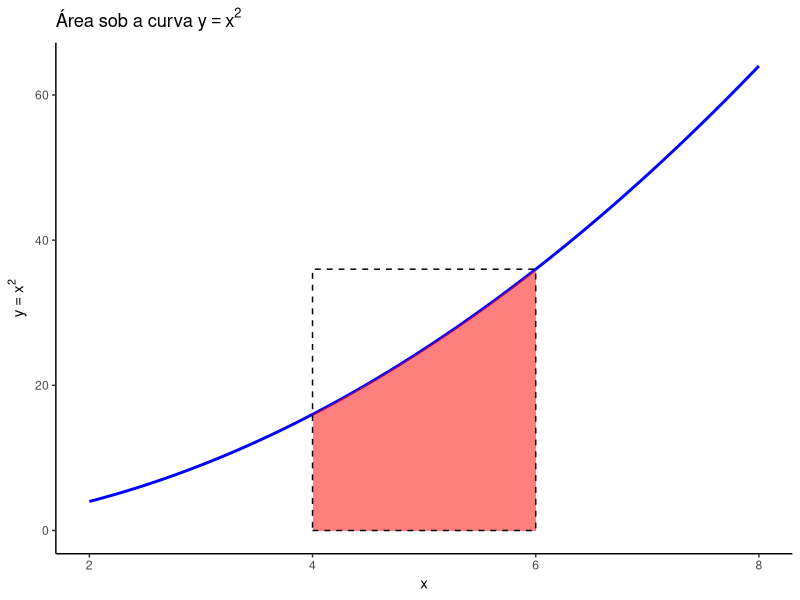
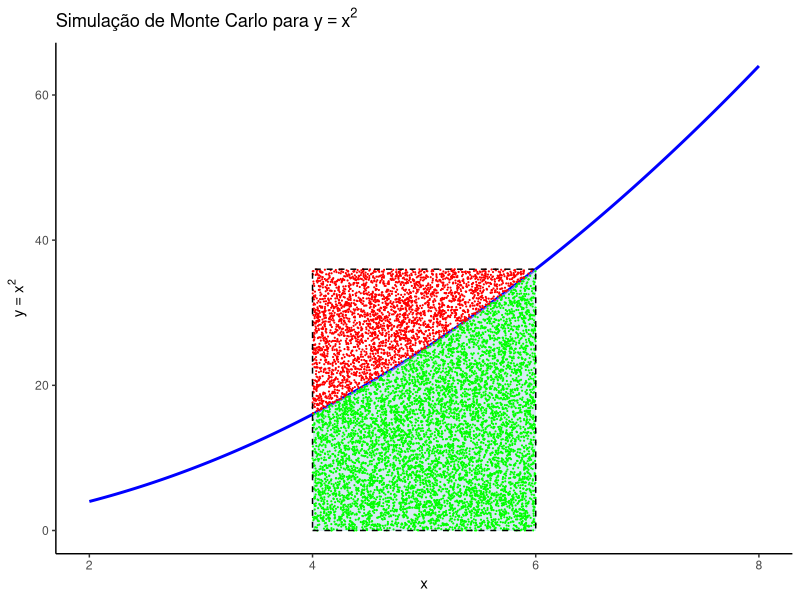
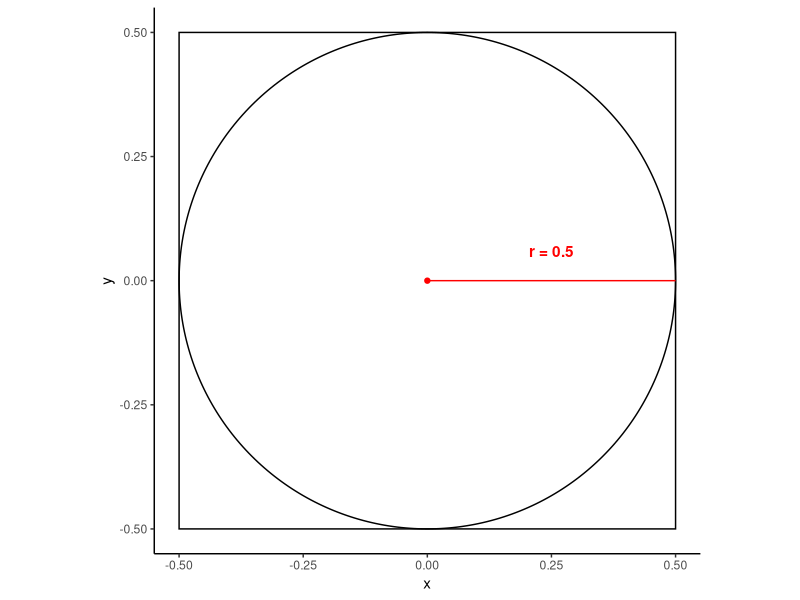
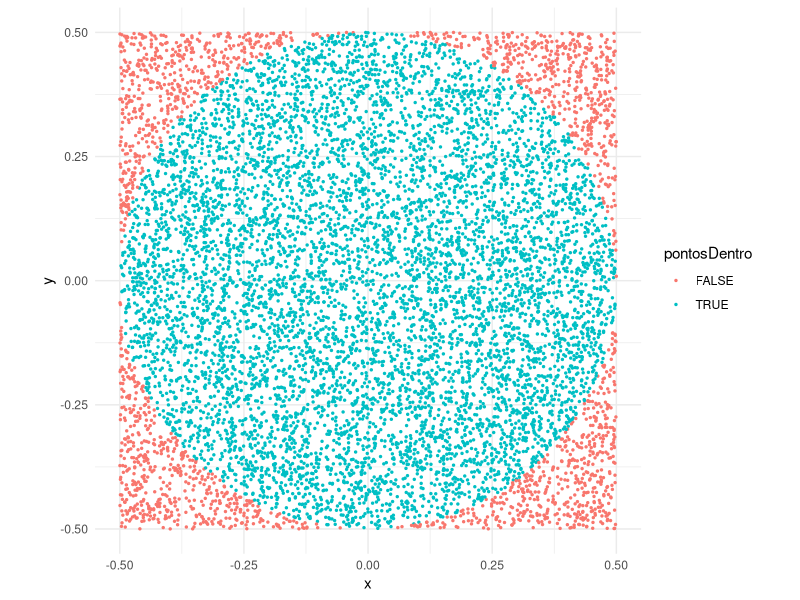
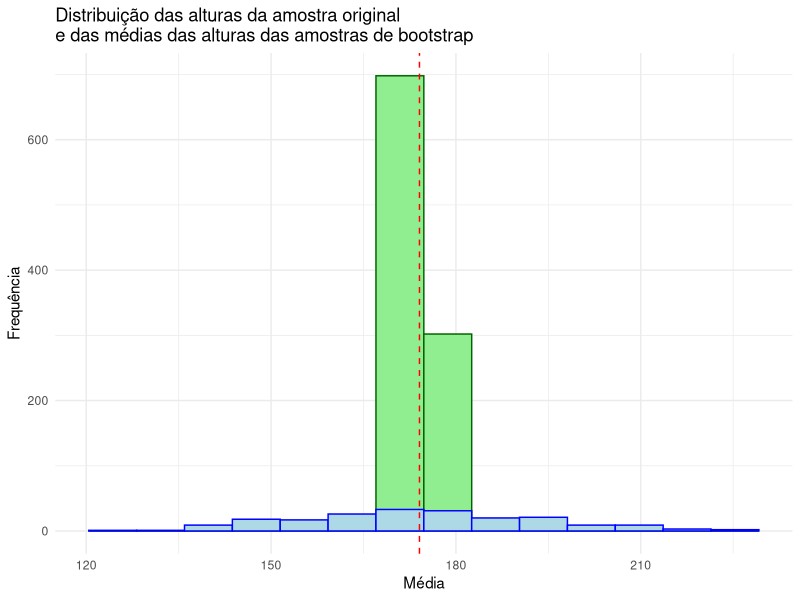
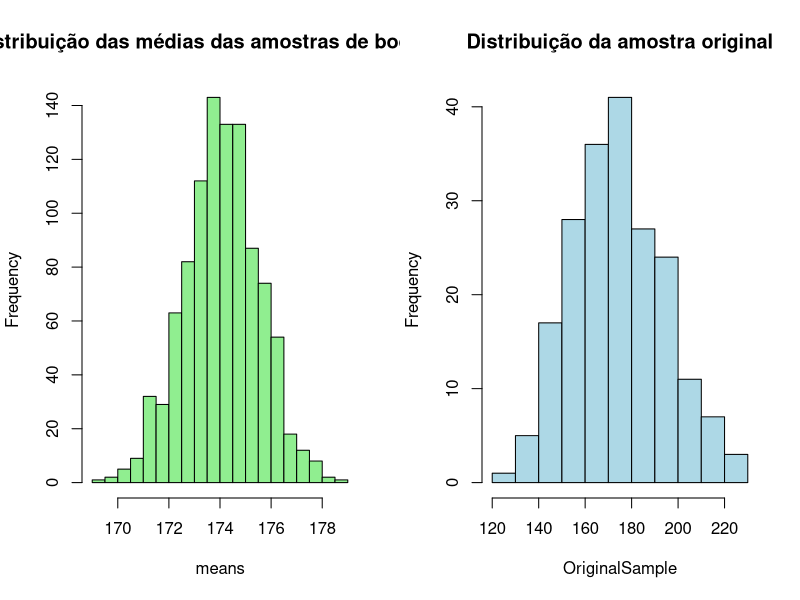

Here is the R script that generated these plots, in order:
## ---- chunk 1
library(ggplot2)
library(ggforce)
library(dplyr)
## ---- chunk 2
# cria uma sequencia crescente de 1 a 10
x2 <- c(1:10)
x2
## ---- chunk 3
# cria uma sequencia decrescente de 20 a 10
x3 <- c(20:10)
x3
## ---- chunk 4
# cria uma sequencia de 1 a 10
# depois insere o número 20, 
# e depois cria uma nova sequencia de 30 a 40
x4 <- c(1:10, 20, 30:40)
x4
## ---- chunk 5
#cria uma sequencia de 1 a 10, aumentando 1 de cada vez, explicitando os argumentos
seq(from = 1, to = 10, by = 1)
## ---- chunk 6
#cria uma sequencia de 1 a 10, aumentando 1 de cada vez
seq(1, 10, 1)
## ---- chunk 7
# cria uma sequencia de 1 a 10 aumentando 0.5 de cada vez
seq(1, 10, 0.5)
## ---- chunk 8
# cria uma sequencia de 5 até 1, diminuindo 0.2 a cada vez
seq(5, 1, -0.2)
## ---- chunk 9
# Replicar o número 5, três vezes
rep(5, times = 3)
## ---- chunk 10
# Replicar cada elemento do vetor c(1, 2, 3) duas vezes
rep(c(1, 2, 3), each = 2)
## ---- chunk 11
# Replicar 1 duas vezes, 2 três vezes e 3 quatro vezes
rep(c(1, 2, 3), times = c(2, 3, 4))
## ---- chunk 12
# Gerar 10 números aleatórios uniformemente distribuídos
# Repetir esse processo 5 vezes com replicate
replicate(5, runif(10))
## ---- chunk 13
# replicando usando o pipe
runif(10) |>
  replicate(n=5)
## ---- chunk 14
# cria o objeto moeda
moeda <- c("cara","coroa")

# Simular o lançamento de uma moeda 2 vezes
sample(moeda, 2, replace = TRUE)
## ---- chunk 15
# replicando 5 vezes os dois lançamentos
replicate(n = 5, sample(moeda, 2, replace = TRUE))
## ---- chunk 16
# Selecionando, de forma aleatória, 5 números entre 1 e 10
x <- 1:10
sample(x, 5)
## ---- chunk 17
set.seed(5)
x <- 1:10
sample(x, 5)
## ---- chunk 18
x <- 1:100
sample(x, 5)
## ---- chunk 19
sample(1:6, 2, replace = TRUE)
## ---- chunk 20
# Replicando 10 vezes a amostragem de 2 números entre 1 e 6
x <- 1:6
replicate(n = 10, sample(x, 2, replace = TRUE))
## ---- chunk 21
replicate(10, sample(1:6, 2, replace = TRUE))
## ---- chunk 22
sample(1:6, 2, replace = TRUE) |>
  replicate(n = 10)
## ---- chunk 23
# cria um conjunto de números distribuidos de forma normal com média = 0 e desvio padrão = 1
x <- rnorm(100) 
# Sorteia 5 desses números
sample(x, 5)
## ---- chunk 24
rnorm(100) |> sample(5)
## ---- chunk 25
moeda <- c("cara", "coroa")
sample(moeda, 1)
## ---- chunk 26
# Definindo parâmetros do modelo
numero_de_rodadas <- 10000
numero_vencedor   <- 7

# Simulando a roleta
set.seed(123)  # Para reprodutibilidade
resultados <- sample(0:36, numero_de_rodadas, replace = TRUE)

# Contando quantas vezes saiu o número vencedor
vitorias <- sum(resultados == numero_vencedor)

# Calculando a proporção de vitórias
proporcao_vitorias <- vitorias / numero_de_rodadas

# Exibindo resultados
cat("Proporção de vitórias ao apostar no número 7:", proporcao_vitorias, "\n")

## ---- chunk 27
# Definindo a função
f <- function(x) x^2

# Definindo os limites
x_min <- 4
x_max <- 6
x_range <- c(2, 8)  # Intervalo total para o gráfico
y_max <- f(x_max)

# Criando uma sequência de valores x para a curva
x <- seq(x_range[1], x_range[2], length.out = 1000)
y <- f(x)

# Dados para a área sob a curva
x_area <- seq(x_min, x_max, length.out = 1000)
y_area <- f(x_area)

# Criando o gráfico
ggplot(data = data.frame(x, y), aes(x = x, y = y)) +
  geom_line(color = "blue", linewidth = 1) +  # Curva y = x^2
  geom_ribbon(data = data.frame(x = x_area, ymin = 0, ymax = y_area),
              aes(x = x, ymin = ymin, ymax = ymax),
              fill = "red", alpha = 0.5) +  # Área sob a curva
  annotate("rect", xmin = x_min, xmax = x_max, ymin = 0, ymax = y_max, color = "black", fill = NA, linetype = "dashed") +
  scale_x_continuous(limits = c(2, 8), breaks = seq(2, 8, by = 2)) +  # Limitar o eixo x de 2 a 8 com marcações nos números pares
  labs(title = expression("Área sob a curva " * y == x^2),
       x = "x",
       y = expression(y == x^2)) +
  theme_classic()
## ---- chunk 28
# Definindo a função
f <- function(x) x^2

# Definindo os limites
x_min <- 4
x_max <- 6
x_range <- c(2, 8)
y_max <- f(x_max)

# Número de pontos aleatórios a serem gerados
n_pontos <- 10000

# Gerando pontos aleatórios
set.seed(123)
x_pontos <- runif(n_pontos, min = x_min, max = x_max)
y_pontos <- runif(n_pontos, min = 0, max = y_max)

# Verificando quais pontos estão abaixo da curva
abaixo_da_curva <- y_pontos <= f(x_pontos)

# Dados para a área sob a curva
x_area <- seq(x_min, x_max, length.out = 1000)
y_area <- f(x_area)

# Criando o gráfico
ggplot() +
  # Desenhando a curva y = x^2
  geom_line(data = data.frame(x = seq(x_range[1], x_range[2], length.out = 1000), y = f(seq(x_range[1], x_range[2], length.out = 1000))),
            aes(x = x, y = y), color = "blue", linewidth = 1) +
  # Desenhando a área sob a curva
  geom_ribbon(data = data.frame(x = x_area, ymin = 0, ymax = y_area),
              aes(x = x, ymin = ymin, ymax = ymax),
              fill = "lightblue", alpha = 0.5) +
  # Desenhando pontos abaixo da curva
  geom_point(data = data.frame(x = x_pontos[abaixo_da_curva], y = y_pontos[abaixo_da_curva]),
             aes(x = x, y = y), color = "green", size = 0.1) +
  # Desenhando pontos acima da curva
  geom_point(data = data.frame(x = x_pontos[!abaixo_da_curva], y = y_pontos[!abaixo_da_curva]),
             aes(x = x, y = y), color = "red", size = 0.1) +
  # Adicionando o retângulo
  annotate("rect", xmin = x_min, xmax = x_max, ymin = 0, ymax = y_max, color = "black", fill = NA, linetype = "dashed") +
  # Configurando o eixo x para mostrar números pares
  scale_x_continuous(limits = x_range, breaks = seq(0, 10, by = 2)) +
  labs(title = expression("Simulação de Monte Carlo para " * y == x^2),
       x = "x",
       y = expression(y == x^2)) +
  theme_classic()

## ---- chunk 29
# Definindo o modelo e os limites
f <- function(x) x^2
x_min <- 4
x_max <- 6
y_min <- 0
y_max <- f(x_max)

# Definindo o número de pontos aleatórios a serem gerados
n_pontos <- 10000

# Gerando pontos aleatórios
set.seed(123)  # Para reprodutibilidade
x <- runif(n_pontos, min = x_min, max = x_max)
y <- runif(n_pontos, min = y_min, max = y_max)

# Verificando quantos pontos estão abaixo da curva
# variável lógica que será verdadeira se y for menor que x^2
abaixo_da_curva     <- y <= f(x) 

# podemos somar os valores verdadeiros, pois no R  TRUE tem o valor = 1
pt_abaixo_da_curva <- sum(abaixo_da_curva)

# Calculando a área
area_retangulo <- (x_max - x_min) * (y_max - y_min)
area_estimada  <- area_retangulo * (pt_abaixo_da_curva / n_pontos) 

# Exibindo o resultado
cat("A área estimada abaixo da curva y = x^2 entre x = 4 e x = 6 é aproximadamente:", area_estimada, "\n")

## ---- chunk 30
ggplot() +
  coord_fixed(ratio = 1) +
  annotate("rect", xmin = -0.5, xmax = 0.5, ymin = -0.5, ymax = 0.5, 
           fill = "white", alpha = 0.4, color = "black") +
  geom_circle(aes(x0 = 0, y0 = 0, r = 0.5), inherit.aes = FALSE) + 
  annotate("segment", x = 0, y = 0, xend = 0.5, yend = 0, colour = "red") +
  annotate("point", x = 0, y = 0, colour = "red") +
  annotate("text", label = "r = 0.5", x = 0.25, y = 0.06, colour = "red", fontface = "bold") +
  theme_classic()
## ---- chunk 31
trials <- 10000
pontos <- data.frame(x = runif(trials, -0.5, 0.5),
                     y = runif(trials, -0.5, 0.5))
## ---- chunk 32
pontos <- pontos |>
          mutate(raio = sqrt(x^2 + y^2),
                 pontosDentro = raio <= 0.5)
head(pontos)
## ---- chunk 33
ggplot(pontos) +
    geom_point(aes(x = x, y = y, color = pontosDentro), size = 0.5) +
    coord_fixed( ratio=1) +
    theme_minimal()
## ---- chunk 34
dentro <- sum(pontos$pontosDentro)
total  <- nrow(pontos)
R <- dentro/total
piApprox <- 4 * R
piApprox
## ---- chunk 35
trials <- 10000000
pontos <- data.frame(x = runif(trials, -0.5, 0.5),
                     y = runif(trials, -0.5, 0.5)) |>
          mutate(raio = sqrt(x^2 + y^2),
                 pontosDentro = raio <= 0.5)

R <- sum(pontos$pontosDentro) / nrow(pontos)
piApprox <- 4 * R
piApprox
## ---- chunk 36
pop <- rnorm(n = 100000, mean = 175, sd = 20 )
OriginalSample <- sample(pop, 200, replace = FALSE)
## ---- chunk 37
t.test(pop)
t.test(OriginalSample)
## ---- chunk 38
bootSamples <- replicate(1000, sample(OriginalSample, size = length(OriginalSample), replace = TRUE))
## ---- chunk 39
# criando uma vetor "means" com as médias de cada uma das amostras do boostrap
means <- apply(bootSamples, 2, mean)
## ---- chunk 40
ggplot() +
  geom_histogram(aes(x = means), bins = 14, fill = "lightgreen", col="darkgreen") +
  geom_histogram(aes(x = OriginalSample), bins = 14, fill = "lightblue", col="blue") +
  geom_vline(xintercept = mean(OriginalSample), color = "red", linetype = "dashed") +
  labs(title = "Distribuição das alturas da amostra original\ne das médias das alturas das amostras de bootstrap",
       x = "Média",
       y = "Frequência") +
  theme_minimal()
## ---- chunk 41
par(mfrow = c(1, 2))
hist(means,breaks = 14, main = "Distribuição das médias das amostras de bootstrap", col="lightgreen")
hist(OriginalSample, breaks = 14, main = "Distribuição da amostra original", col="lightblue")
